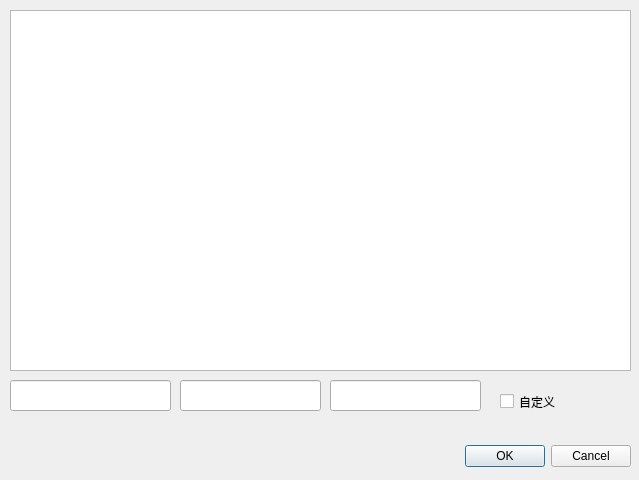
<?xml version="1.0" encoding="UTF-8"?>
<ui version="4.0">
 <class>funcTable</class>
 <widget class="QDialog" name="funcTable">
  <property name="geometry">
   <rect>
    <x>0</x>
    <y>0</y>
    <width>639</width>
    <height>480</height>
   </rect>
  </property>
  <property name="windowTitle">
   <string>Dialog</string>
  </property>
  <widget class="QDialogButtonBox" name="buttonBox">
   <property name="geometry">
    <rect>
     <x>450</x>
     <y>440</y>
     <width>181</width>
     <height>32</height>
    </rect>
   </property>
   <property name="orientation">
    <enum>Qt::Horizontal</enum>
   </property>
   <property name="standardButtons">
    <set>QDialogButtonBox::Cancel|QDialogButtonBox::Ok</set>
   </property>
  </widget>
  <widget class="QTableWidget" name="table">
   <property name="geometry">
    <rect>
     <x>10</x>
     <y>10</y>
     <width>621</width>
     <height>361</height>
    </rect>
   </property>
  </widget>
  <widget class="QCommandLinkButton" name="commandLinkButton">
   <property name="geometry">
    <rect>
     <x>0</x>
     <y>470</y>
     <width>177</width>
     <height>41</height>
    </rect>
   </property>
   <property name="text">
    <string>CommandLinkButton</string>
   </property>
  </widget>
  <widget class="QLineEdit" name="nName">
   <property name="geometry">
    <rect>
     <x>10</x>
     <y>380</y>
     <width>161</width>
     <height>31</height>
    </rect>
   </property>
  </widget>
  <widget class="QLineEdit" name="nInput">
   <property name="geometry">
    <rect>
     <x>180</x>
     <y>380</y>
     <width>141</width>
     <height>31</height>
    </rect>
   </property>
  </widget>
  <widget class="QLineEdit" name="nOutput">
   <property name="geometry">
    <rect>
     <x>330</x>
     <y>380</y>
     <width>151</width>
     <height>31</height>
    </rect>
   </property>
  </widget>
  <widget class="QCheckBox" name="useNew">
   <property name="geometry">
    <rect>
     <x>500</x>
     <y>390</y>
     <width>92</width>
     <height>23</height>
    </rect>
   </property>
   <property name="text">
    <string>自定义</string>
   </property>
  </widget>
 </widget>
 <resources/>
 <connections>
  <connection>
   <sender>buttonBox</sender>
   <signal>accepted()</signal>
   <receiver>funcTable</receiver>
   <slot>accept()</slot>
   <hints>
    <hint type="sourcelabel">
     <x>248</x>
     <y>254</y>
    </hint>
    <hint type="destinationlabel">
     <x>157</x>
     <y>274</y>
    </hint>
   </hints>
  </connection>
  <connection>
   <sender>buttonBox</sender>
   <signal>rejected()</signal>
   <receiver>funcTable</receiver>
   <slot>reject()</slot>
   <hints>
    <hint type="sourcelabel">
     <x>316</x>
     <y>260</y>
    </hint>
    <hint type="destinationlabel">
     <x>286</x>
     <y>274</y>
    </hint>
   </hints>
  </connection>
 </connections>
</ui>
